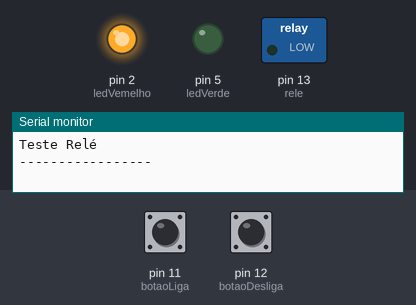
The sketch below on a simulated Arduino Uno, built with avr-gcc and run on an emulated ATmega328P. Parts: switched loads named in the sketch (green lamp = pin HIGH), output pins drawn as LEDs (lit = HIGH), the last lines printed to the serial monitor. Inputs (shaded band) come from the test bench; at power-on: pin 11 (botaoLiga) LOW, pin 12 (botaoDesliga) LOW.

Above: at 1.2 s.
1.3 s: pin 11 (botaoLiga) pulled HIGH for 0.15 s
At 2.4 s:
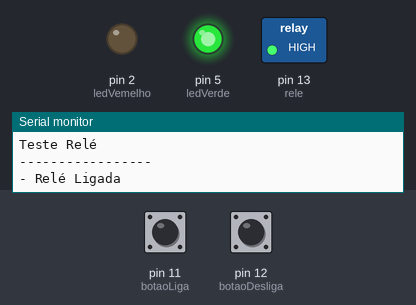
2.9 s: pin 12 (botaoDesliga) pulled HIGH for 0.15 s
At 3.6 s:
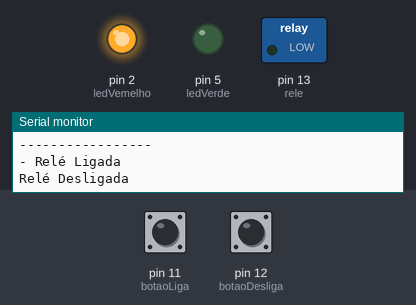
4.5 s: pin 11 (botaoLiga) pulled HIGH for 1 s
At 4.8 s:
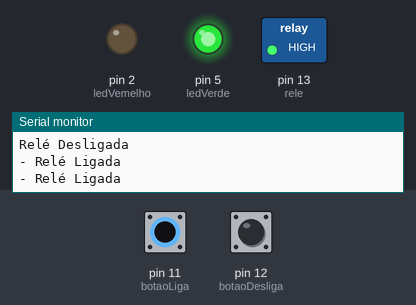
7.0 s: pin 12 (botaoDesliga) pulled HIGH for 1 s
At 7.9 s:
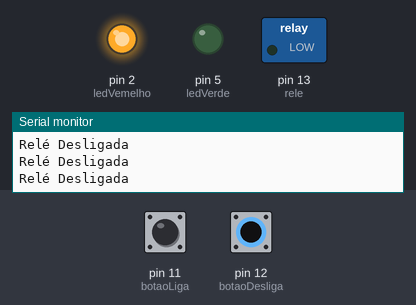
Timing chart, 0 to 10.0 s (numbered marks = the images above; inputs shaded):
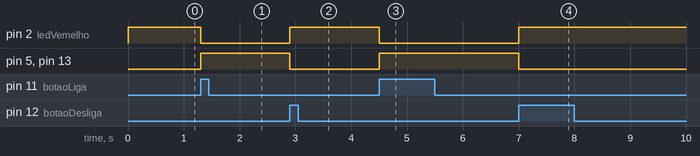

The sketch:

rele.ino
```cpp
# define rele 13  // Relé conectada ao porta 13 do arduino

// Botão liga/pausa
const int botaoLiga = 11;  // Botão conectado a porta 11 do arduino
int statusDoBotaoLiga = 0;

// Botão desliga/zera
const int botaoDesliga = 12;  // Botão conectado a porta 12 do arduino
int statusDoBotaoDesliga = 0;

int  ledVemelho = 2, ledVerde = 5; // Led que irão indicar se o motor está ligado ou desligado


void setup (){
    pinMode(ledVemelho, OUTPUT);
    pinMode(ledVerde, OUTPUT);
    pinMode(rele, OUTPUT);
    pinMode(botaoLiga, INPUT);
    pinMode(botaoDesliga, INPUT);

    Serial.begin(9600);
    Serial.println("Teste Relé");
    Serial.println("-----------------");

    digitalWrite(ledVemelho, HIGH);
    digitalWrite(ledVerde, LOW);
    digitalWrite(rele, LOW);
}

void loop (){
    statusDoBotaoLiga = digitalRead(botaoLiga);
    statusDoBotaoDesliga = digitalRead(botaoDesliga);
        if (statusDoBotaoLiga == HIGH){  // Relé ligada
        digitalWrite(ledVemelho, LOW);
        digitalWrite(ledVerde, HIGH);
        digitalWrite(rele, HIGH);
        Serial.println("- Relé Ligada");
        Serial.println();
        delay(150);
    }
        if (statusDoBotaoDesliga == HIGH){  // Relé Desligada
        digitalWrite(ledVemelho, HIGH);
        digitalWrite(ledVerde, LOW);
        digitalWrite(rele, LOW);
        Serial.println("Relé Desligada");
        Serial.println();
        delay(150);
    }
}
```

Measured:
- after the input at 1.3 s, pin 2 (ledVemelho): HIGH → LOW at once; pin 5 (ledVerde), pin 13 (rele): LOW → HIGH at once
- after the input at 2.9 s, pin 2 (ledVemelho): LOW → HIGH at once; pin 5 (ledVerde), pin 13 (rele): HIGH → LOW at once
- after the input at 4.5 s, pin 2 (ledVemelho): HIGH → LOW at once; pin 5 (ledVerde), pin 13 (rele): LOW → HIGH at once
- after the input at 7.0 s, pin 2 (ledVemelho): LOW → HIGH at once; pin 5 (ledVerde), pin 13 (rele): HIGH → LOW at once
